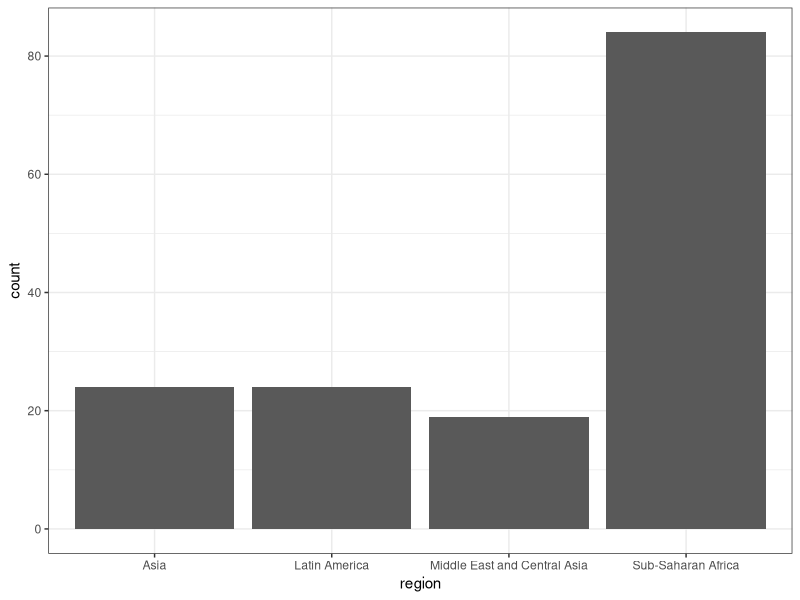
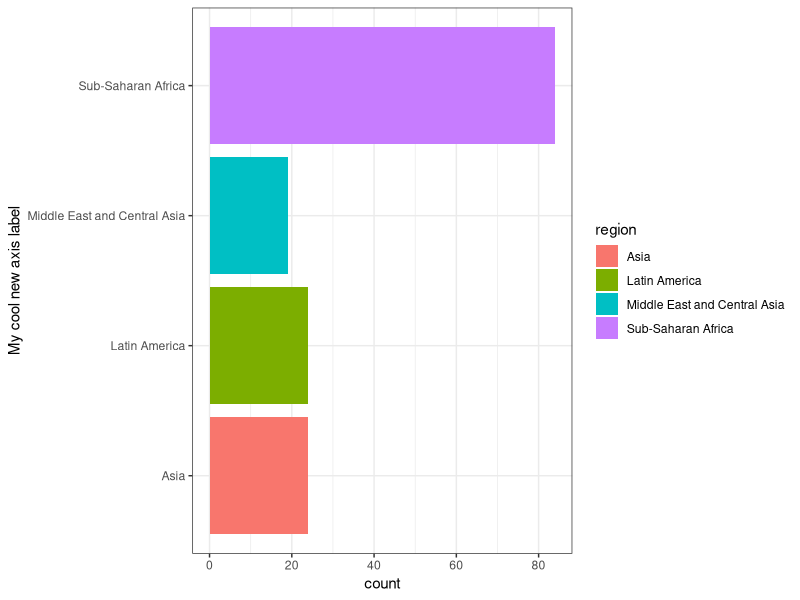
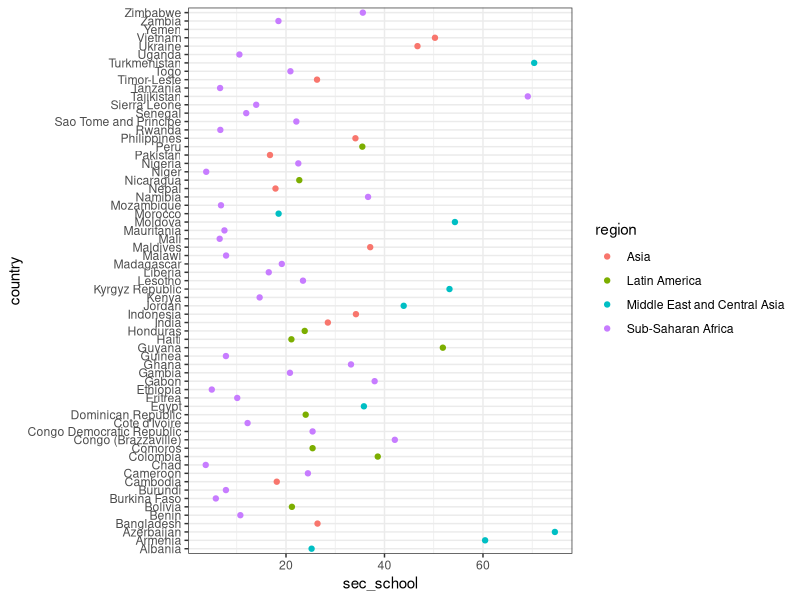
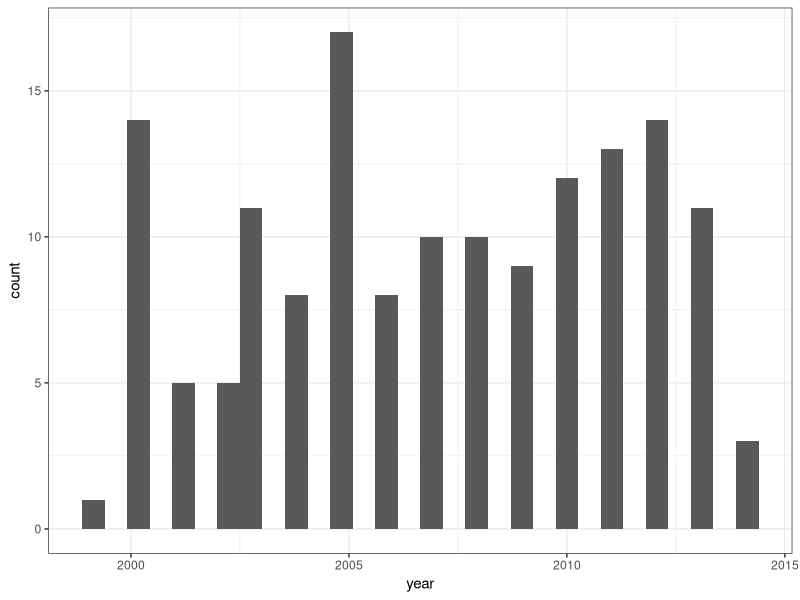
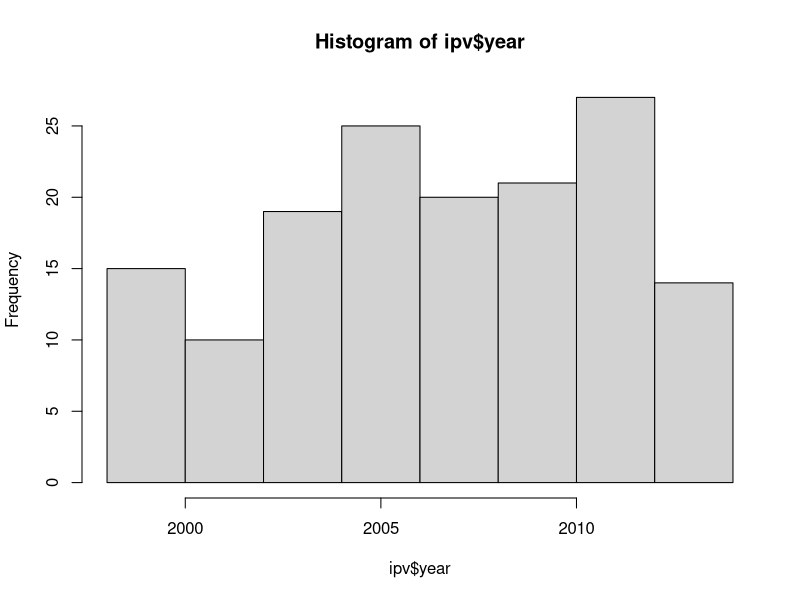
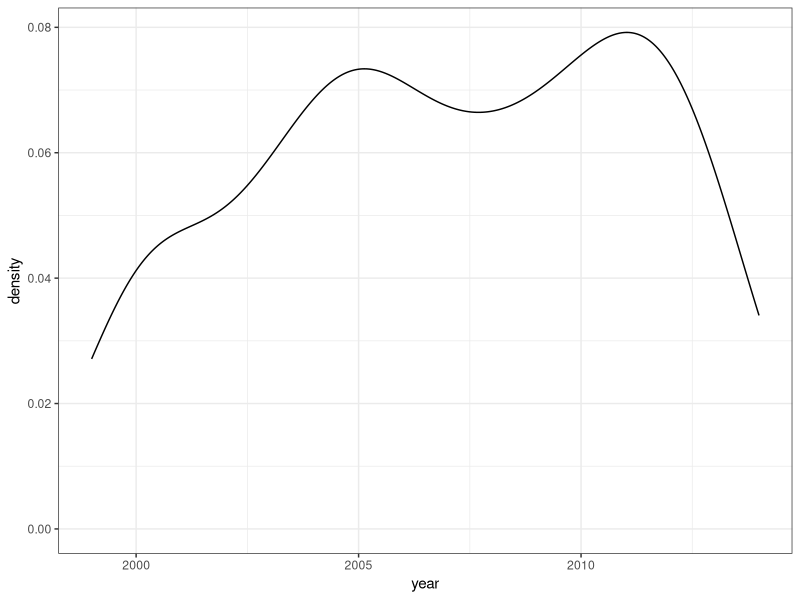
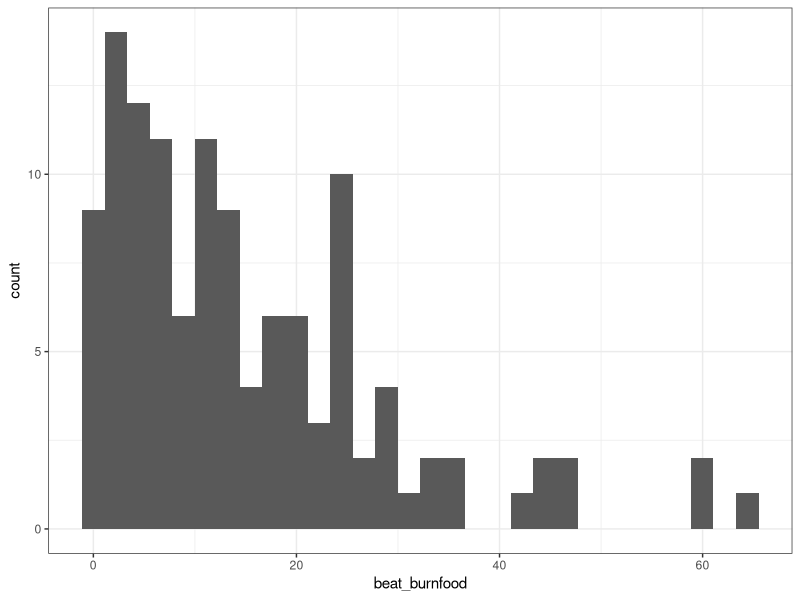
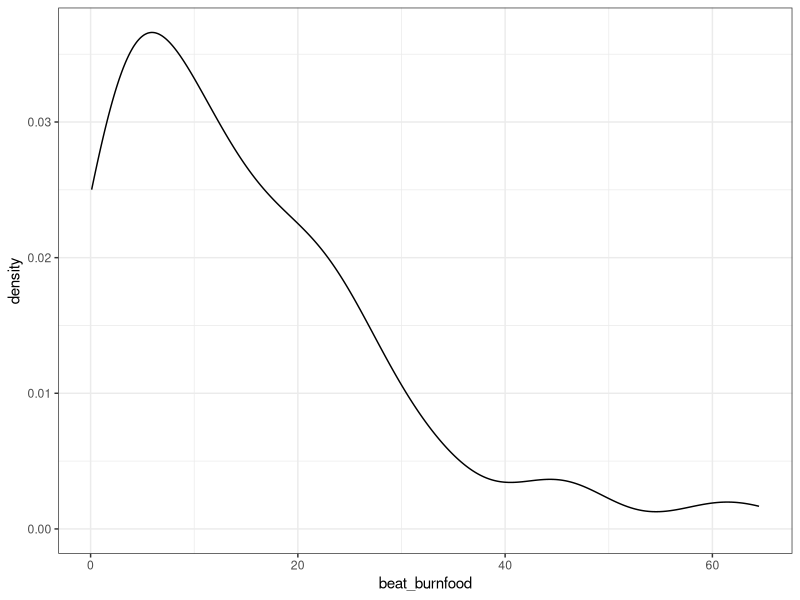

Write the R code that produced these figures, in order.
## ---- chunk 1
rm(list=ls())
library(tidyverse)
set.seed(1)
ipv<-read_csv("./data/dhs_ipv.csv")

options(xtable.comment = FALSE)
theme_set(theme_bw())
def.chunk.hook  <- knitr::knit_hooks$get("chunk")
knitr::knit_hooks$set(chunk = function(x, options) {
  x <- def.chunk.hook(x, options)
  ifelse(options$size != "normalsize", paste0("\\", options$size,"\n\n", x, "\n\n \\normalsize"), x)
})
knitr::opts_chunk$set(warning=FALSE, message=FALSE, tidy = F, size = "small")
## ---- chunk 2
unique(ipv$country)
## ---- chunk 3
length(unique(ipv$country))
nrow(ipv)
## ---- chunk 4
table(ipv$region)
## ---- chunk 5
table(ipv$year)
## ---- chunk 6
ipv %>% 
  select(beat_burnfood, 
         beat_goesout,
         sec_school, 
         no_media) %>% 
  summary()
## ---- chunk 7
a<-NA
a+a
## ---- chunk 8
a*2
## ---- chunk 9
a==TRUE
is.na(a)
## ---- chunk 10
!(is.na(a))
## ---- chunk 11
my_cool_vector<-c(2, 3, NA, 4)
mean(my_cool_vector)
## ---- chunk 12
min(my_cool_vector)
## ---- chunk 13
mean(my_cool_vector, na.rm=TRUE)
min(my_cool_vector, na.rm=TRUE)
sd(my_cool_vector, na.rm=TRUE)
## ---- chunk 14
min(my_cool_vector, na.rm=TRUE)
## ---- chunk 15
sd(my_cool_vector, na.rm=TRUE)
## ---- chunk 16
ipv %>% 
  summarise(beat_burnfood_mn_bad = 
              mean(beat_burnfood),
            beat_burnfood_mn_good = 
              mean(beat_burnfood, na.rm = TRUE))
## ---- chunk 17
ipv %>% 
  summarise(beat_burnfood_missing = 
              sum(is.na(beat_burnfood))/n())

table(is.na(ipv$beat_burnfood))
## ---- chunk 18
### aggressive, all variables
ipv_no_missing<-na.omit(ipv)

nrow(ipv_no_missing)
## ---- chunk 19
ipv_no_missing_onevar<-ipv %>% 
  filter(!(is.na(beat_burnfood)))

nrow(ipv_no_missing_onevar)
## ---- chunk 20
ggplot(ipv, 
       aes(x = region)) + 
  geom_bar()
## ---- chunk 21
ggplot(ipv, 
       aes(x = region, fill = region)) + 
  geom_bar() + 
  coord_flip() + 
  xlab("My cool new axis label")
## ---- chunk 22
ggplot(ipv %>% 
         group_by(country, region) %>% 
         summarise(sec_school = mean(sec_school, na.rm=T)),
       aes(x = country, 
           y = sec_school,
           color = region)) + 
  geom_point() + 
  coord_flip()
## ---- chunk 23
ggplot(ipv,
       aes(x = year)) + 
  geom_histogram()
## ---- chunk 24
hist(ipv$year)
## ---- chunk 25
ggplot(ipv,
       aes(x = year)) + 
  geom_density()
## ---- chunk 26
ggplot(ipv, aes(x = beat_burnfood)) + 
  geom_histogram()
## ---- chunk 27
ggplot(ipv, aes(x = beat_burnfood)) + 
  geom_density()
## ---- chunk 28
ggplot(ipv, aes(y = beat_burnfood)) + 
  geom_boxplot() 
## ---- chunk 29
ggplot(ipv, aes(y = beat_burnfood, x = region)) + 
  geom_boxplot() 
## ---- chunk 30
ggplot(ipv, aes(y = beat_burnfood, x = region)) + 
  geom_violin() + 
  coord_flip()
## ---- chunk 31
ggplot(ipv, aes(x = beat_burnfood)) + 
  geom_density() + 
  facet_wrap(~country)
## ---- chunk 32
ggplot(ipv, aes(x = beat_burnfood, y = beat_goesout)) + 
  geom_point() + 
  geom_smooth(method = "lm")
## ---- chunk 33
ggplot(ipv, aes(y = beat_burnfood, x = sec_school)) + 
  geom_point() + 
  geom_smooth(method = "lm")
## ---- chunk 34
ggplot(ipv, aes(y = beat_burnfood, x = sec_school,
                color = region)) + 
  geom_point()
## ---- chunk 35
ggplot(ipv, aes(y = beat_burnfood, x = sec_school)) + 
  geom_point() + 
  facet_wrap(~region)
